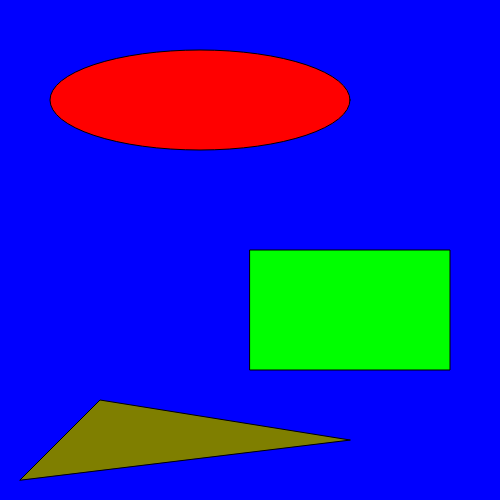
Frame 1 (no input)
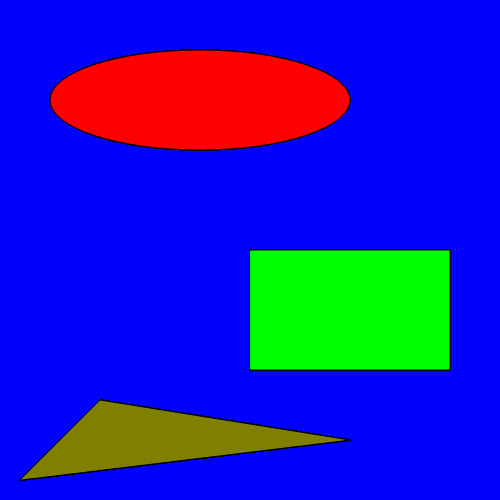
Frame 60 (no input)
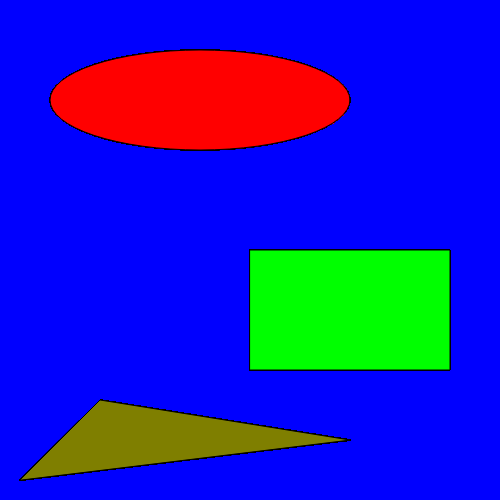
Frame 120 (the mouse pressed at the canvas centre since frame 60)

The p5.js sketch that drew these frames (run headless with seeded random() and noise() and a simulated clock; from frame 60 on, the mouse is pressed at the canvas centre):

// p5.js sketch
// ── sketch.js
function setup() {
  createCanvas(500, 500);
  background(0, 0, 255);
}

function draw() {
  fill(255, 0, 0);
  ellipse(200, 100, 300, 100);  // ellipse = (center x, center y, width, height)
  fill(0, 255, 0);
  rect(250, 250, 200, 120); // rect = (top-left x, top-left y, width, height)
  fill(127, 127, 0); 
  triangle(20, 480, 100, 400, 350, 440);  // triangle = (x1, y1, x2, y2, x3, y3)
}
